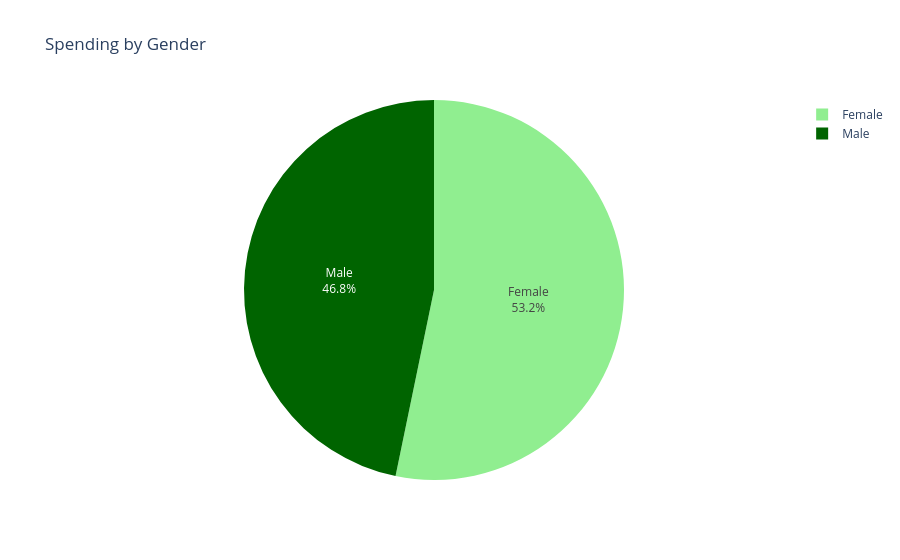

The cell this chart's notebook holds for it:
### Code cell
import pandas as pd
import plotly.express as px

# Ensure 'Amount' is numeric
final_combined_dataset.loc[:, 'Amount'] = pd.to_numeric(final_combined_dataset['Amount'], errors='coerce')

# Group by Gender and sum the Amount
gender_spending = final_combined_dataset.groupby('Gender').agg({'Amount': 'sum'}).reset_index()

# Create the pie chart
fig = px.pie(
    gender_spending,
    names='Gender',
    values='Amount',
    title="Spending by Gender",
    color='Gender',
    color_discrete_map={'Male': '#006400', 'Female': '#90EE90'}  # Dark green for Male, Light green for Female
)

# Update layout for better readability
fig.update_traces(textinfo='percent+label', hovertemplate='Gender: %{label}<br>Spending: %{value}<extra></extra>')

# Show the pie chart
fig.show()

### Figure 1 — Plotly figure (JSON) as saved in the notebook; plotly's stock layout.template omitted (floating-point values rounded to 4 significant figures)
{"data": [{"customdata": [["Female"], ["Male"]], "domain": {"x": [0, 1], "y": [0, 1]}, "hovertemplate": "Gender: %{label}<br>Spending: %{value}<extra></extra>", "labels": ["Female", "Male"], "legendgroup": "", "marker": {"colors": ["#90EE90", "#006400"]}, "name": "", "showlegend": true, "textinfo": "percent+label", "type": "pie", "values": [732900.0, 643600.0]}], "layout": {"autosize": true, "legend": {"tracegroupgap": 0}, "title": {"text": "Spending by Gender"}}}
